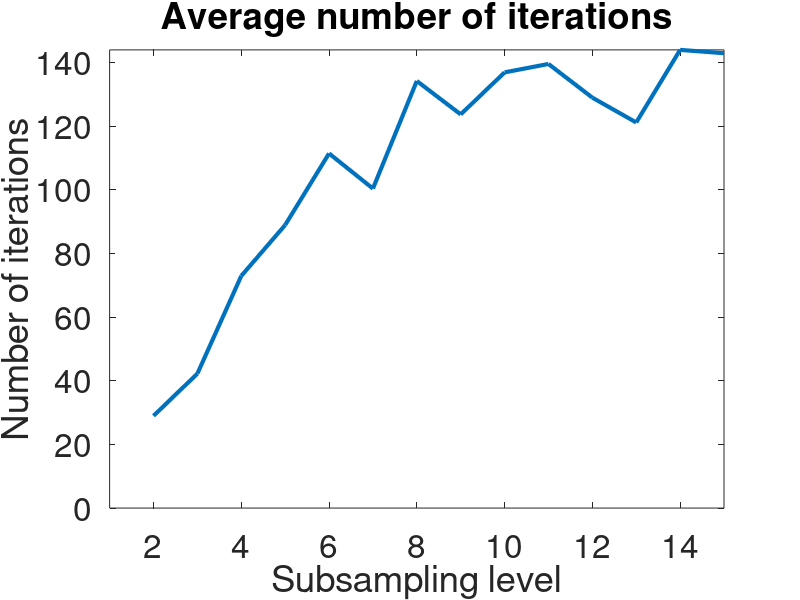
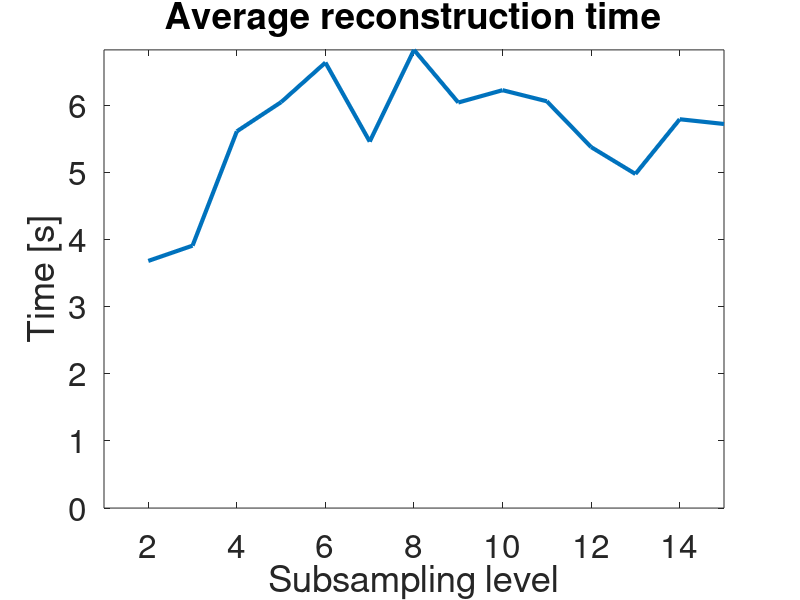
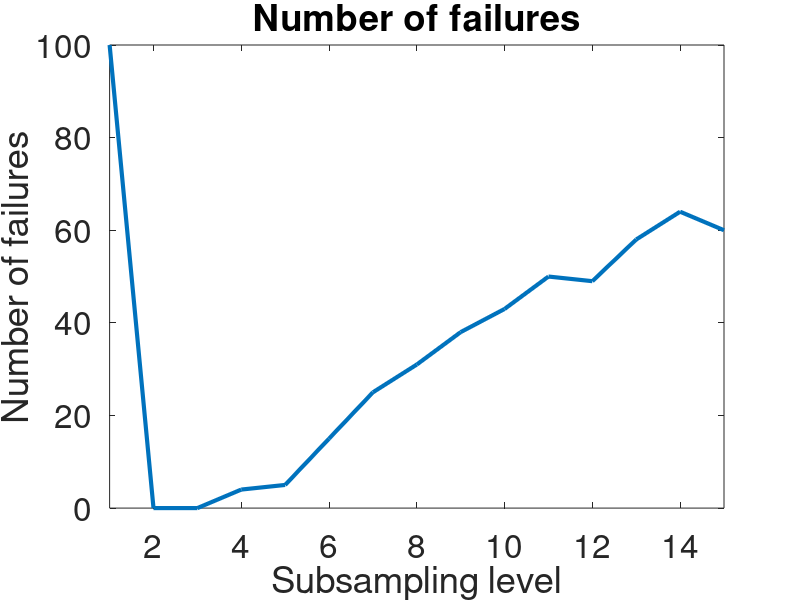

MATLAB code for these plots, in order:
close all
load data_sp.mat

figure('units','normalized','outerposition',[0 0 1 1])
set(gcf,'color','w');
plot(sp_vector, results_i, 'Linewidth', 3)
xlabel('Subsampling level')
ylabel('Number of iterations')
xlim([1 inf])
ylim([0 inf])
title('Average number of iterations')
set(gca,'fontsize', 24)

figure('units','normalized','outerposition',[0 0 1 1])
set(gcf,'color','w');
plot(sp_vector, results_t, 'Linewidth', 3)
xlabel('Subsampling level')
ylabel('Time [s]')
xlim([1 inf])
ylim([0 inf])
title('Average reconstruction time')
set(gca,'fontsize', 24)

figure('units','normalized','outerposition',[0 0 1 1])
set(gcf,'color','w');
plot(sp_vector, results_f, 'Linewidth', 3)
xlabel('Subsampling level')
ylabel('Number of failures')
xlim([1 inf])
ylim([0 inf])
title('Number of failures')
set(gca,'fontsize', 24)